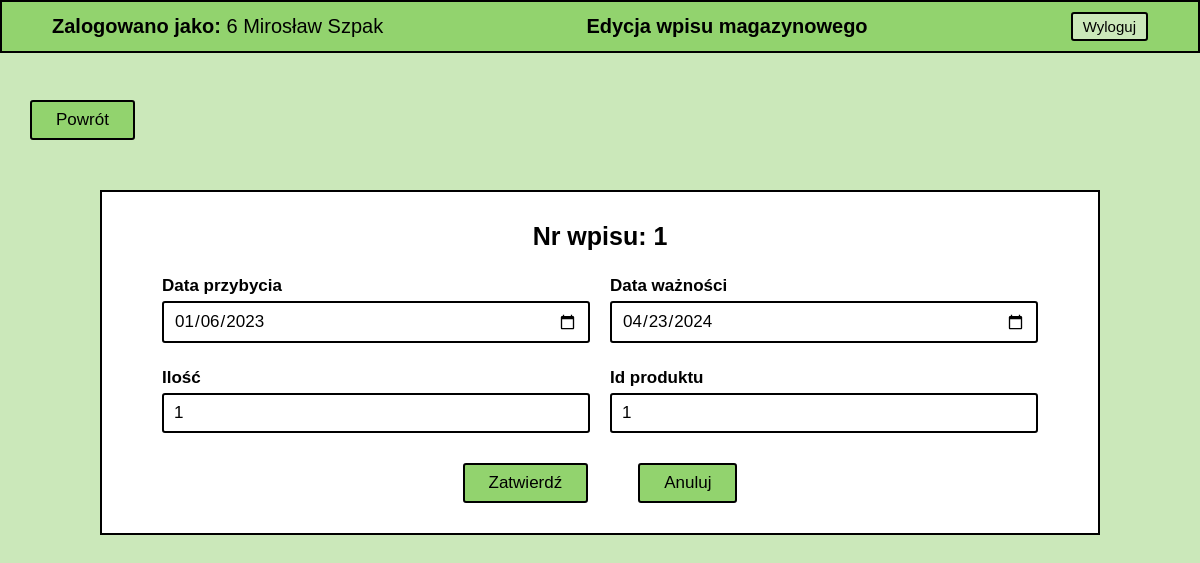
Page /php/update-warehouse.php?id=1 (signed in) on the committed database.
### tables this page shows
CREATE TABLE `warehouse` (
  `id` bigint NOT NULL,
  `arrival_date` date NOT NULL,
  `expiry_date` date NOT NULL,
  `quantity` int NOT NULL,
  `product_id` bigint NOT NULL
);

### php/form_fields/warehouse_form.php (the view, shortened to what this page needs)
<div class="form-field">
    <label>Data przybycia</label>
    <input type="date" name="date1" <?php echo (!empty($date1_err)) ? 'is-invalid' : ''; ?>
        value="<?php echo $date1; ?>">
</div>
<div class="form-field">
    <label>Data ważności</label>
    <input type="date" name="date2" <?php echo (!empty($date2_err)) ? 'is-invalid' : ''; ?>
        value="<?php echo $date2; ?>">
</div>
<div class="form-field">
    <label>Ilość</label>
    <input type="number" name="quantity" <?php echo (!empty($quantity_err)) ? 'is-invalid' : ''; ?>
        value="<?php echo $quantity; ?>">
</div>
<div class="form-field">
    <label>Id produktu</label>
    <input type="text" name="product_id"<?php echo (!empty($product_id_err)) ? 'is-invalid' : ''; ?>
        value="<?php echo $product_id; ?>">
</div>

### css/style.css (style rules this page uses)
:root { --dark-green: #4c7a34; --green: #92d36e; --light-green: #cbe8ba; --green-hover: #b6ff89; --white: #ffffff; --black: #000000; --gray: #c0c0c0; --light-gray: #e8e8e8; --border: 2px solid var(--black); --radius: 3px; --font-size: 17px; --transition: all 0.3s linear; }
* { margin: 0; padding: 0; box-sizing: border-box; font-family: "Helvetica"; }
.form .form-field { display: flex; flex-direction: column; gap: 5px; }
.form-field { padding: 10px; display: flex; }
.form-field label { font-size: var(--font-size); font-weight: bold; }
.form-field input, .form-field select, .form-field textarea { padding: 8px 10px; font-size: var(--font-size); border-radius: var(--radius); border: var(--border); }
.form-field input::placeholder { font-size: var(--font-size); color: var(--gray); }

### rows in the picture
warehouse: date1 "01/06/2023", date2 "04/23/2024", quantity "1", product_id "1"

### other values in the picture
$_SESSION['user']['group_id'] "6"
$_SESSION['user']['first_name'] "Mirosław"
$_SESSION['user']['last_name'] "Szpak"
$id "1"
